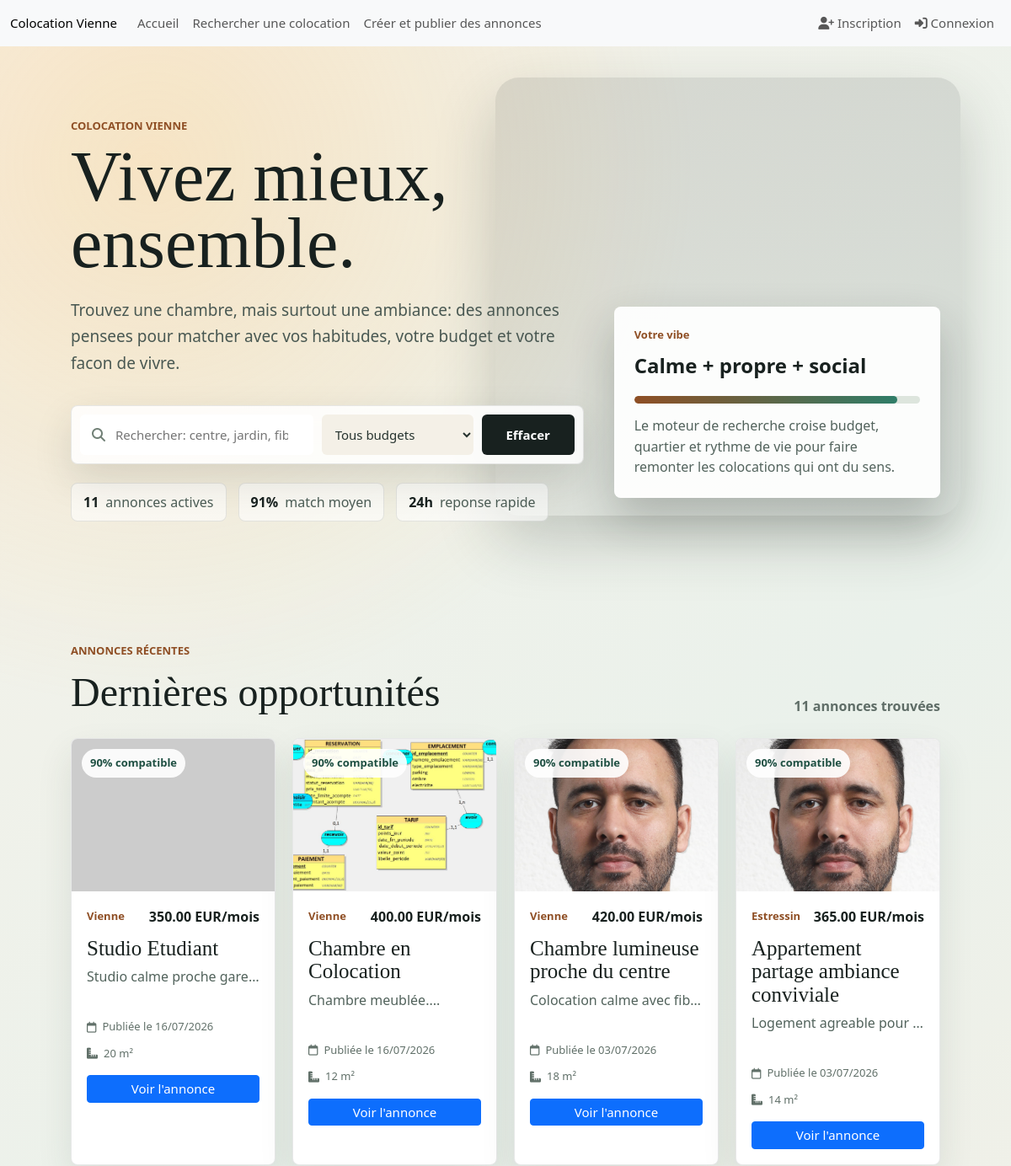
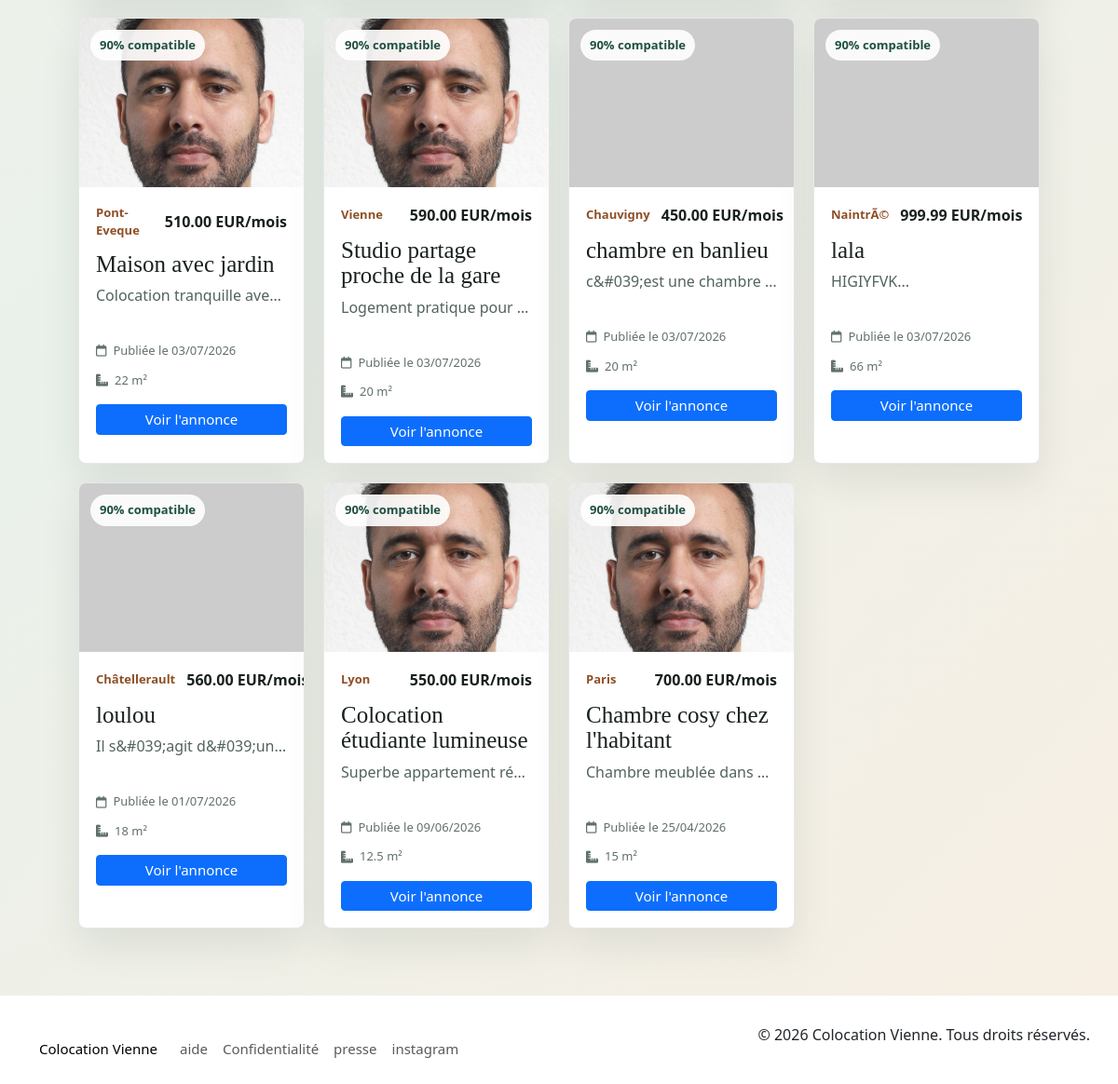
The page / on the database its author committed (2 pictures, top to bottom).
### tables this page shows
CREATE TABLE `annonce_utilisateur` (
  `id_utilisateur` int(11) NOT NULL,
  `id_annonce` int(11) NOT NULL
);

CREATE TABLE `annonce` (
  `id_annonce` int(11) NOT NULL,
  `titre` varchar(50) NOT NULL,
  `adresse_1` varchar(255) NOT NULL,
  `adresse_2` varchar(255) DEFAULT NULL,
  `adresse_3` varchar(255) DEFAULT NULL,
  `adresse_4` varchar(255) DEFAULT NULL,
  `ville` varchar(50) NOT NULL,
  `code_postal` int(11) NOT NULL,
  `loyer_location_chez_habitant` decimal(5,2) NOT NULL,
  `description` text NOT NULL,
  `surface_logement` decimal(5,2) NOT NULL,
  `surface_chambres` decimal(5,2) NOT NULL,
  `nombre_chambre` int(11) NOT NULL,
  `date_expiration` date DEFAULT NULL,
  `date_publication` date NOT NULL,
  `date_modification` date NOT NULL,
  `carte_coordonnee_GPS` varchar(40) DEFAULT NULL,
  `date_cloture` date NOT NULL,
  `loyer_colocation` decimal(5,2) NOT NULL
);

### app/Controllers/HomeController.php (called while the page is built, shortened)
<?php
class HomeController extends Controller {
    public function index() {
        global $annonceDAO;
        $annoncesFromDb = $annonceDAO->getAllWithPhotos();
        $this->render('home/index', [
            'annoncesFromDb' => $annoncesFromDb
        ]);
    }
}

### init.php (called while the page is built, shortened)
<?php
if (!defined('COLOCATION_INIT_LOADED')) {
    require_once __DIR__ . '/app/Models/Annonce.php';
    try {
        $annonceDAO = $GLOBALS['annonceDAO'];
    } catch (Exception $e) {
        error_log("Initialization error: " . $e->getMessage());
    }
} else {
    $userDAO = $GLOBALS['userDAO'] ?? null;
    $messageDAO = $GLOBALS['messageDAO'] ?? null;
    $annonceDAO = $GLOBALS['annonceDAO'] ?? null;
    $commentDAO = $GLOBALS['commentDAO'] ?? null;
}

### app/Models/DAO.php (called while the page is built, shortened)
<?php
abstract class DAO {
    public function __construct(string $table_name, string $primary_key = 'id') {
        $this->db = Database::getInstance()->getConnection();
    }
}

### app/Core/Database.php (called while the page is built, shortened)
<?php
class Database {
    private ?PDO $conn = null;
    private function __construct() {
        $this->host = "localhost";
        $this->db_name = "colocation";
        $this->username = "root";
        $this->password = "";
        try {
            $this->conn = new PDO("mysql:host={$this->host};dbname={$this->db_name};charset=utf8", $this->username, $this->password);
            $this->conn->setAttribute(PDO::ATTR_ERRMODE, PDO::ERRMODE_EXCEPTION);
            $this->conn->setAttribute(PDO::ATTR_DEFAULT_FETCH_MODE, PDO::FETCH_ASSOC);
        } catch (PDOException $exception) {
            throw new \RuntimeException("Connection error: " . $exception->getMessage());
        }
    }
    public static function getInstance(): Database {
        static $instance = null;
        if ($instance === null) {
            $instance = new Database();
        }
        return $instance;
    }
    public function getConnection(): ?PDO {
        return $this->conn;
    }
}

### app/Models/Annonce.php (called while the page is built, shortened)
<?php
class Annonce {
    private ?int $id_annonce;
    private string $titre;
    private string $ville;
    private float $loyer_location_chez_habitant;
    private string $description;
    private float $surface_chambres;
    private string $date_publication;
    private float $loyer_colocation;
    private ?string $photo_url;
    public function __construct(array $data) {
        $this->id_annonce = isset($data['id_annonce']) ? (int)$data['id_annonce'] : null;
        $this->titre = $data['titre'] ?? '';
        $this->ville = $data['ville'] ?? '';
        $this->loyer_location_chez_habitant = (float)($data['loyer_location_chez_habitant'] ?? 0);
        $this->description = $data['description'] ?? '';
        $this->surface_chambres = (float)($data['surface_chambres'] ?? 0);
        $this->date_publication = $data['date_publication'] ?? date('Y-m-d');
        $this->loyer_colocation = (float)($data['loyer_colocation'] ?? 0);
        $this->photo_url = $data['photo_url'] ?? null;
    }
    public function getId(): ?int { return $this->id_annonce; }
    public function getTitre(): string { return $this->titre; }
    public function getVille(): string { return $this->ville; }
    public function getLoyer(): float {
        return $this->loyer_colocation > 0 ? $this->loyer_colocation : $this->loyer_location_chez_habitant;
    }
    public function getDescription(): string { return $this->description; }
    public function getSurfaceChambre(): float { return $this->surface_chambres; }
    public function getDatePublication(): string { return $this->date_publication; }
    public function getPhoto(): ?string { return $this->photo_url; }
}
class AnnonceDAO extends \App\Models\DAO {
    protected function hydrate(array $row): Annonce {
        return new Annonce($row);
    }
    public function getAllWithPhotos(): array {
        $query = "SELECT a.*, p.url as photo_url, au.id_utilisateur as owner_id
                  FROM annonce a
                  LEFT JOIN (
                      SELECT id_annonce, MIN(id_photo) as first_photo_id
                      FROM annonce_photo
                      GROUP BY id_annonce
                  ) ap_first ON a.id_annonce = ap_first.id_annonce
                  LEFT JOIN photo p ON ap_first.first_photo_id = p.id_photo
                  LEFT JOIN annonce_utilisateur au ON a.id_annonce = au.id_annonce
                  ORDER BY a.date_publication DESC";
        $stmt = $this->db->query($query);
        $results = $stmt->fetchAll();
        $annonces = [];
        foreach ($results as $row) {
            $annonces[] = $this->hydrate($row);
        }
        return $annonces;
    }
}

### app/Core/Config.php (called while the page is built, shortened)
<?php
class Config {
    public static function url($path = '') {
        return self::BASE_URL . '/' . ltrim($path, '/');
    }
}

### app/Views/home/index.php (the view, shortened to what this page needs)
<?php
include __DIR__ . "/../partials/header.php";
?>
<main class="landing-page">
    <section class="hero-section">
        <div class="hero-content">
            <p class="hero-kicker">Colocation Vienne</p>
            <h1>Vivez mieux, ensemble.</h1>
            <p class="hero-text">
                Trouvez une chambre, mais surtout une ambiance: des annonces pensees pour matcher avec vos habitudes, votre budget et votre facon de vivre.
            </p>
            <form class="hero-search" id="announceSearchForm">
                <label class="search-field" for="announceSearch">
                    <i class="fa-solid fa-magnifying-glass"></i>
                    <input type="search" id="announceSearch" placeholder="Rechercher: centre, jardin, fibre, calme...">
                </label>
                <select id="budgetFilter" aria-label="Filtrer par budget">
                    <option value="all">Tous budgets</option>
                </select>
                <button type="reset">Effacer</button>
            </form>
            <div class="hero-stats" aria-label="Statistiques de la plateforme">
                <span><strong><?php echo count($annoncesFromDb); ?></strong> annonces actives</span>
                <span><strong>91%</strong> match moyen</span>
                <span><strong>24h</strong> reponse rapide</span>
            </div>
        </div>
        <div class="hero-panel" aria-label="Apercu du matching">
            <div class="match-card">
                <span class="match-card-label">Votre vibe</span>
                <strong>Calme + propre + social</strong>
                <div class="match-line">
                    <span style="width: 92%"></span>
                </div>
                <p>Le moteur de recherche croise budget, quartier et rythme de vie pour faire remonter les colocations qui ont du sens.</p>
            </div>
        </div>
    </section>
    <section class="announces-section" id="annonces">
        <div class="section-heading">
            <div>
                <p class="section-kicker">Annonces récentes</p>
                <h2>Dernières opportunités</h2>
            </div>
            <p id="resultCount"><?php echo count($annoncesFromDb); ?> annonces trouvées</p>
        </div>
        <div class="announce-grid" id="announceGrid">
            <?php foreach ($annoncesFromDb as $a): ?>
                <?php
                    $searchText = strtolower($a->getTitre() . " " . $a->getVille() . " " . $a->getDescription());
                    $photo = $a->getPhoto() ? (strpos($a->getPhoto(), 'http') === 0 ? $a->getPhoto() : Config::url($a->getPhoto())) : "https://via.placeholder.com/400x300?text=Pas+de+photo";
                ?>
                <article class="announce-card" data-search="<?php echo htmlspecialchars($searchText); ?>" data-price="<?php echo $a->getLoyer(); ?>">
                    <div class="announce-image">
                        <img src="<?php echo $photo; ?>" alt="<?php echo htmlspecialchars($a->getTitre()); ?>">
                        <span>90% compatible</span>
                    </div>
                    <div class="announce-body">
                        <div class="announce-topline">
                            <span><?php echo htmlspecialchars($a->getVille()); ?></span>
                            <strong><?php echo number_format($a->getLoyer(), 2); ?> EUR/mois</strong>
                        </div>
                        <h3><?php echo htmlspecialchars($a->getTitre()); ?></h3>
                        <p class="text-truncate"><?php echo htmlspecialchars(substr($a->getDescription(), 0, 100)) . '...'; ?></p>
                        <div class="announce-meta">
                            <span><i class="fa-regular fa-calendar"></i> Publiée le <?php echo date('d/m/Y', strtotime($a->getDatePublication())); ?></span>
                            <span><i class="fa-solid fa-ruler-combined"></i> <?php echo $a->getSurfaceChambre(); ?> m²</span>
                        </div>
                        <div class="mt-3">
                            <a href="<?php echo Config::url('annonce/show?id=' . $a->getId()); ?>" class="btn btn-primary btn-sm w-100">Voir l'annonce</a>
                        </div>
                    </div>
                </article>
            <?php endforeach; ?>
        </div>
    </section>
</main>
<?php include __DIR__ . "/../partials/footer.php"; ?>

### rows shown on the page
annonce_utilisateur: id_annonce.ville "Vienne", id_annonce.loyer_colocation "350.00", id_annonce.titre "Studio Etudiant", id_annonce.description "Studio calme proche gare…", id_annonce.date_publication "16/07/2026", id_annonce.surface_chambres "20"
annonce_utilisateur: shows a picture, id_annonce.ville "Vienne", id_annonce.loyer_colocation "400.00", id_annonce.titre "Chambre en Colocation", id_annonce.description "Chambre meublée.", id_annonce.date_publication "16/07/2026", id_annonce.surface_chambres "12"
annonce_utilisateur: id_annonce.ville "Vienne", id_annonce.loyer_colocation "420.00", id_annonce.titre "Chambre lumineuse proche du centre", id_annonce.description "Colocation calme avec fib…", id_annonce.date_publication "03/07/2026", id_annonce.surface_chambres "18"
annonce_utilisateur: id_annonce.ville "Estressin", id_annonce.loyer_colocation "365.00", id_annonce.titre "Appartement partage ambiance conviviale", id_annonce.description "Logement agreable pour…", id_annonce.date_publication "03/07/2026", id_annonce.surface_chambres "14"
annonce_utilisateur: id_annonce.ville "Pont-Eveque", id_annonce.loyer_colocation "510.00", id_annonce.titre "Maison avec jardin", id_annonce.description "Colocation tranquille ave…", id_annonce.date_publication "03/07/2026", id_annonce.surface_chambres "22"
annonce_utilisateur: id_annonce.ville "Vienne", id_annonce.loyer_colocation "590.00", id_annonce.titre "Studio partage proche de la gare", id_annonce.description "Logement pratique pour…", id_annonce.date_publication "03/07/2026", id_annonce.surface_chambres "20"
annonce_utilisateur: id_annonce.ville "Chauvigny", id_annonce.loyer_colocation "450.00", id_annonce.titre "chambre en banlieu", id_annonce.description "c&#039;est une chambre…", id_annonce.date_publication "03/07/2026", id_annonce.surface_chambres "20"
annonce_utilisateur: id_annonce.ville "NaintrÃ©", id_annonce.loyer_colocation "999.99", id_annonce.titre "lala", id_annonce.description "HIGIYFVK", id_annonce.date_publication "03/07/2026", id_annonce.surface_chambres "66"
annonce: ville "Châtellerault", loyer_colocation "560.00", titre "loulou", description "Il s&#039;agit d&#039;un…", date_publication "01/07/2026", surface_chambres "18"
annonce_utilisateur: id_annonce.ville "Lyon", id_annonce.loyer_colocation "550.00", id_annonce.titre "Colocation étudiante lumineuse", id_annonce.description "Superbe appartement ré…", id_annonce.date_publication "09/06/2026", id_annonce.surface_chambres "12.5"
annonce_utilisateur: id_annonce.ville "Paris", id_annonce.loyer_colocation "700.00", id_annonce.titre "Chambre cosy chez l'habitant", id_annonce.description "Chambre meublée dans…", id_annonce.date_publication "25/04/2026", id_annonce.surface_chambres "15"

### other values the page prints
count($annoncesFromDb) "11"
